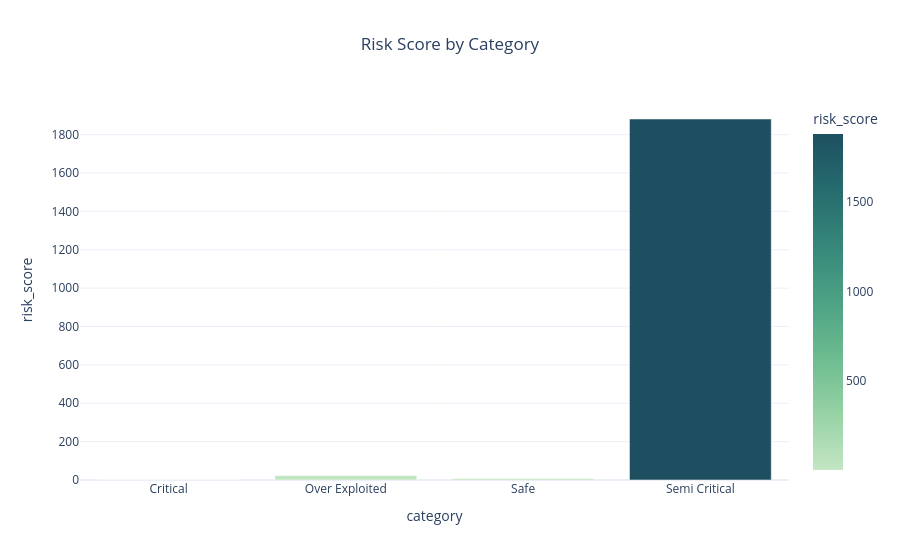

This figure's notebook cell:
### Markdown cell above
### 📊 2. Risk Score by Category

This graph compares average risk across different categories.

### Code cell
avg_risk = df.groupby('category')['risk_score'].mean().reset_index()

fig2 = px.bar(
    avg_risk,
    x='category',
    y='risk_score',
    color='risk_score',
    color_continuous_scale=px.colors.sequential.Blugrn,
    title='Risk Score by Category'
)

fig2.update_layout(template='plotly_white', title_x=0.5)
fig2.show()

### Figure 1 — Plotly figure (JSON) as saved in the notebook; plotly's stock layout.template omitted (floating-point values rounded to 4 significant figures)
{"data": [{"hovertemplate": "category=%{x}<br>risk_score=%{marker.color}<extra></extra>", "legendgroup": "", "marker": {"color": [0.3034, 22.82, 7.936, 1882.0], "coloraxis": "coloraxis", "pattern": {"shape": ""}}, "name": "", "orientation": "v", "showlegend": false, "textposition": "auto", "type": "bar", "x": ["Critical", "Over Exploited", "Safe", "Semi Critical"], "xaxis": "x", "y": [0.3034, 22.82, 7.936, 1882.0], "yaxis": "y"}], "layout": {"barmode": "relative", "coloraxis": {"colorbar": {"title": {"text": "risk_score"}}, "colorscale": [[0, "rgb(196, 230, 195)"], [0.1667, "rgb(150, 210, 164)"], [0.3333, "rgb(109, 188, 144)"], [0.5, "rgb(77, 162, 132)"], [0.6667, "rgb(54, 135, 122)"], [0.8333, "rgb(38, 107, 110)"], [1, "rgb(29, 79, 96)"]]}, "legend": {"tracegroupgap": 0}, "title": {"text": "Risk Score by Category", "x": 0.5}, "xaxis": {"anchor": "y", "domain": [0, 1], "title": {"text": "category"}}, "yaxis": {"anchor": "x", "domain": [0, 1], "title": {"text": "risk_score"}}}}
